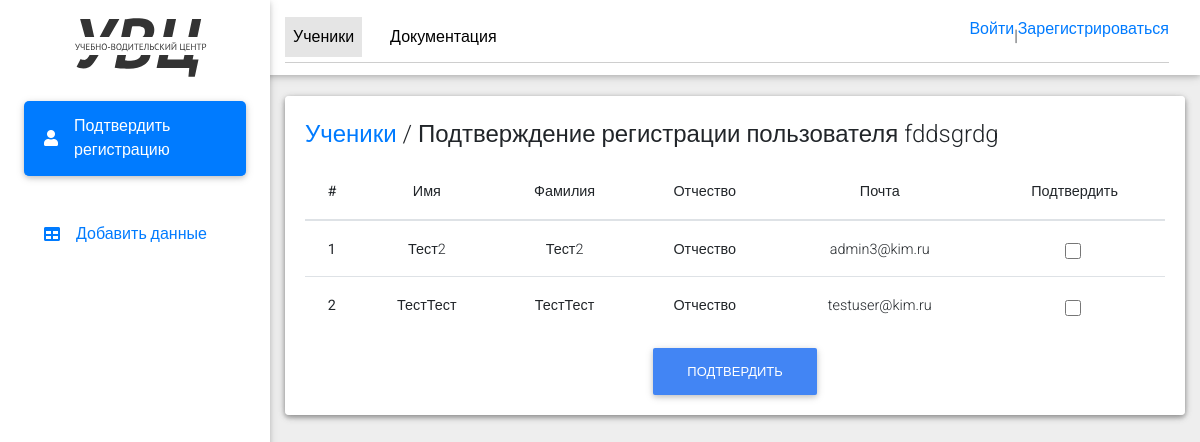
The app's page /users/user_profile/manager_dashboard/, older data.
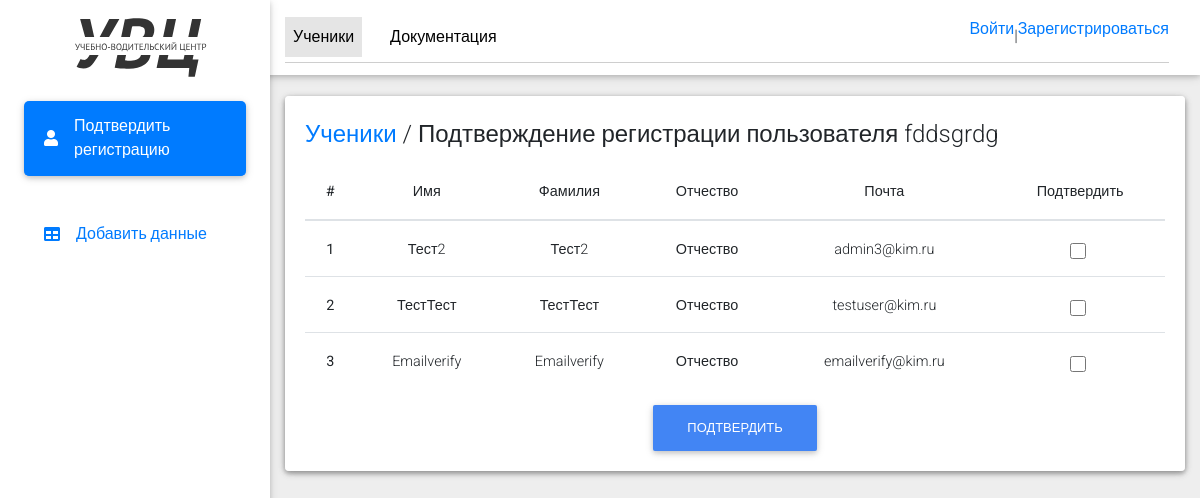
The same page, newer data.
### users/models.py (models this page shows)
class User(AbstractUser):
    email = models.EmailField(
        _('email address'),
        unique=True,
    )
    email_verify = models.BooleanField(default=False)
    surname = models.CharField(max_length=255, blank=True, null=True)
    phone = models.CharField(max_length=255, blank=True, null=True)
    USERNAME_FIELD = 'email'
    REQUIRED_FIELDS = []

### users/views.py (the view)
# urls.py: path('user_profile/manager_dashboard/', manager_dashboard),
def manager_dashboard(request):
    users = User.objects.filter(email_verify=0)
    return render(request, 'manager_dashboard.html', {'users': users})

### templates/manager_dashboard.html (shortened to what the changed rows need)
{% load static %}
<!DOCTYPE html>
<html lang="en">
<head>
  <link rel="stylesheet" href="https://use.fontawesome.com/releases/v5.11.2/css/all.css">
  <link rel="stylesheet" href="{% static 'css/bootstrap.min.css' %}">
  <link rel="stylesheet" href="{% static 'css/mdb.min.css' %}">
  <link rel="stylesheet" href="{% static 'css/style.css' %}">
</head>
<body class="grey lighten-3">
  <main class="pt-5 max-lg-5">
    <div class="container-fluid mt-5">
        <div class="card mb-4 wow fadeIn">
            <div class="card body d-sm-flex justify-content-between card-manager">
                <form id="confirmation-form" method="post" action="{% url 'confirm_users' %}">
                    <table class="table">
                        <thead>
                            <tr>
                                <th scope="col">#</th>
                                <th scope="col">Имя</th>
                                <th scope="col">Фамилия</th>
                                <th scope="col">Отчество</th>
                                <th scope="col">Почта</th>
                                <th scope="col">Подтвердить</th>
                            </tr>
                        </thead>
                        <tbody>
                            {% for user in users %}
                                <tr>
                                    <th scope="row">{{ forloop.counter }}</th>
                                    <td>{{ user.first_name }}</td>
                                    <td>{{ user.last_name }}</td>
                                    <td>{{ user.surname }}</td>
                                    <td>{{ user.email }}</td>
                                    <td>
                                        <div class="form-check">
                                            <input class="form-check-input" type="checkbox" name="user_id" value="{{ user.id }}">
                                        </div>
                                    </td>
                                </tr>
                            {% endfor %}
                        </tbody>
                    </table>
                </form>
            </div>
        </div>
    </div>
  </main>
</body>
</html>

Row changes from the older to the newer data that the page shows:
now on this page (row edited): User: first_name "Emailverify", last_name "Emailverify", surname "Отчество", email "emailverify@kim.ru"
